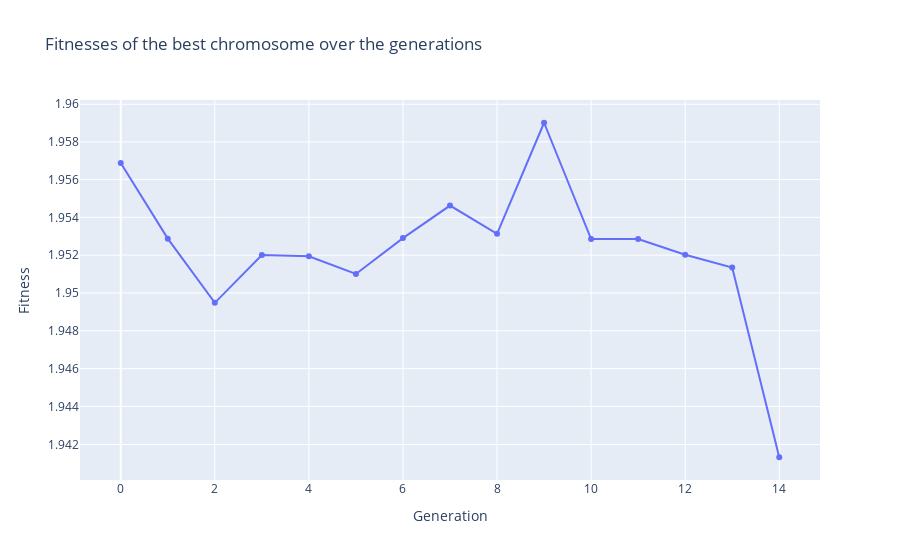

The cell this chart's notebook holds for it:
### Code cell
plot_fitnesses_folder("./results/baseline/", "best_fitness_0.json")

### Figure 1 — Plotly figure (JSON) as saved in the notebook; plotly's stock layout.template omitted (floating-point values rounded to 4 significant figures)
{"data": [{"name": "./results/baseline/best_fitness_0.json", "type": "scatter", "x": [0, 1, 2, 3, 4, 5, 6, 7, 8, 9, 10, 11, 12, 13, 14], "y": [1.957, 1.953, 1.949, 1.952, 1.952, 1.951, 1.953, 1.955, 1.953, 1.959, 1.953, 1.953, 1.952, 1.951, 1.941]}], "layout": {"title": {"text": "Fitnesses of the best chromosome over the generations"}, "xaxis": {"title": {"text": "Generation"}}, "yaxis": {"title": {"text": "Fitness"}, "type": "log"}}}
